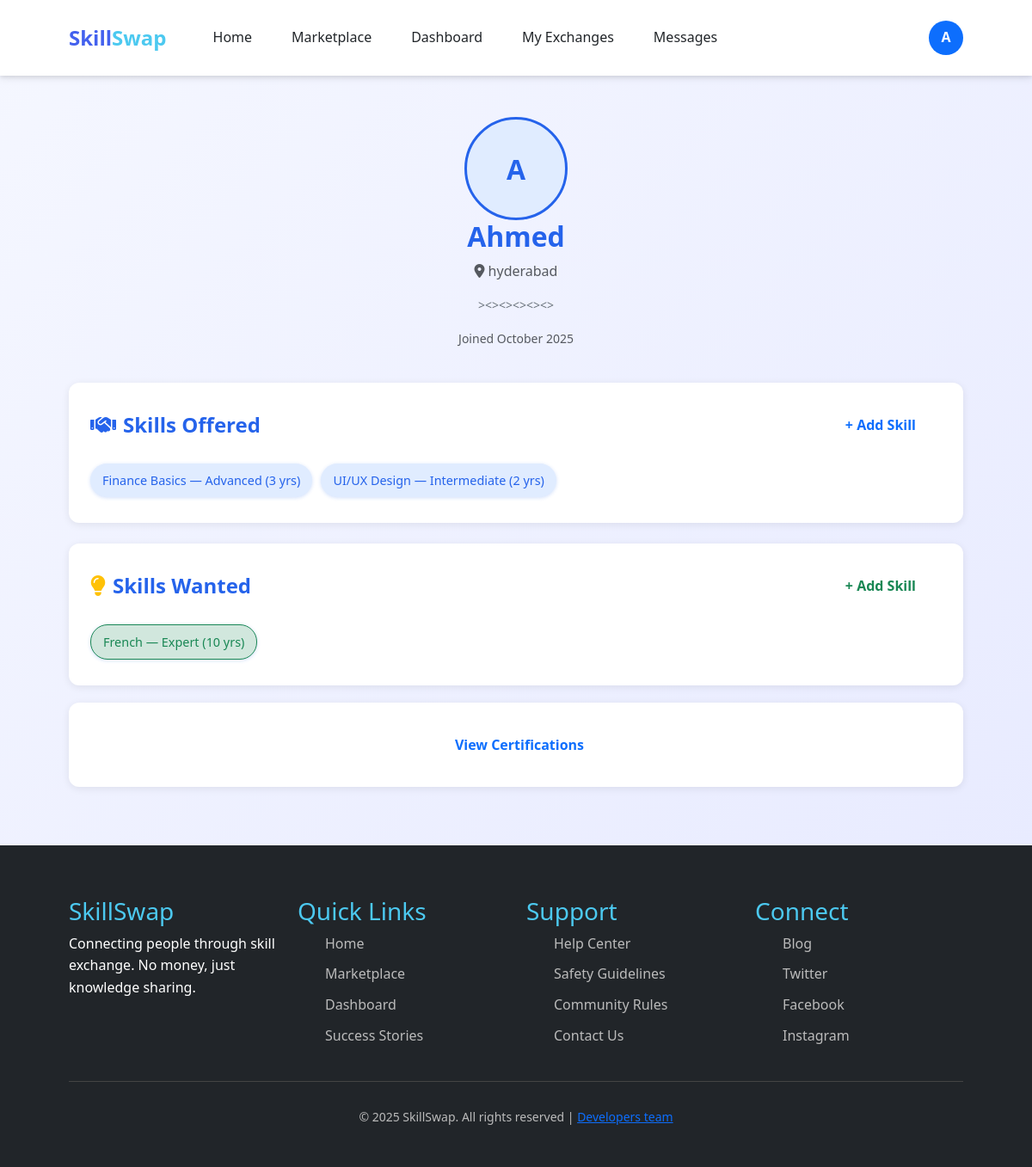
/profile/1/ (signed in), run on the app's committed database.
### main/models.py (models this page shows, shortened)
class UserProfile(models.Model):
    user = models.OneToOneField(User, on_delete=models.CASCADE)
    full_name = models.CharField(max_length=150)
    bio = models.TextField()
    location = models.CharField(max_length=100)
    certifications = models.FileField(
        upload_to="certifications/", blank=True, null=True
    )
    created_at = models.DateTimeField(auto_now_add=True)

class UserSkill(models.Model):
    SKILL_ROLE = (
        ("offer", "Can Offer"),
        ("seek", "Looking For"),
    )
    PROFICIENCY_CHOICES = [
        ("beginner", "Beginner"),
        ("intermediate", "Intermediate"),
        ("advanced", "Advanced"),
        ("expert", "Expert"),
    ]
    user = models.ForeignKey(User, on_delete=models.CASCADE)
    skill = models.ForeignKey(Skill, on_delete=models.CASCADE)
    role = models.CharField(max_length=10, choices=SKILL_ROLE, default="offer")
    proficiency = models.CharField(
        max_length=20, choices=PROFICIENCY_CHOICES, default="beginner"
    )
    experience_years = models.PositiveIntegerField(default=0)
    class Meta:
        unique_together = ("user", "skill", "role")
        indexes = [
            models.Index(fields=["role"]),
            models.Index(fields=["proficiency"]),
            models.Index(fields=["user", "role"]),
        ]

class Skill(models.Model):
    name = models.CharField(max_length=100, unique=True)
    category = models.ForeignKey(
        Category,
        on_delete=models.SET_NULL,
        null=True,
        blank=True,
        related_name="skills",
    )

### main/views.py (the view)
# urls.py: path("profile/<int:user_id>/", views.profile_view, name="profile"),
@login_required
def profile_view(request, user_id):
    user = get_object_or_404(User, id=user_id)
    try:
        profile = UserProfile.objects.select_related("user").get(user=user)
    except UserProfile.DoesNotExist:
        if request.user == user:
            return redirect("create_profile")
        else:
            return render(request, "profile_not_found.html", {"profile_user": user})
    offered_skills = UserSkill.objects.filter(user=user, role="offer").select_related("skill")
    wanted_skills = UserSkill.objects.filter(user=user, role="seek").select_related("skill")
    context = {
        "profile_user": user,
        "profile": profile,
        "offered_skills": offered_skills,
        "wanted_skills": wanted_skills,
    }
    return render(request, "profile.html", context)

### main/templates/profile.html (shortened to what this page needs)
{% extends "base.html" %}
{% load static %}
{% block content %}
<section class="py-5">
    <div class="container">
        <div class="profile-header d-flex flex-column align-items-center mb-4">
            <div class="profile-avatar">
                {% if profile.avatar %}
                    <img src="{{ profile.avatar.url }}" alt="Profile Picture" class="avatar-img">
                {% else %}
                    <div class="avatar-placeholder">
                        {{ profile_user.username|first|upper }}
                    </div>
                {% endif %}
            </div>
            <h2>{{ profile.full_name|default:profile_user.username }}</h2>
            {% if profile.location %}
                <p class="text-muted"><i class="fa-solid fa-location-dot me-1"></i>{{ profile.location }}</p>
            {% endif %}
            {% if profile.bio %}
                <p class="text-secondary small">{{ profile.bio }}</p>
            {% endif %}
            <p class="text-muted small">Joined {{ profile_user.date_joined|date:"F Y" }}</p>
        </div>
        <div class="profile-card skill-section">
            <div class="d-flex justify-content-between align-items-center">
                <h4 class="mb-0">
                    <i class="fa-solid fa-handshake me-2"></i>Skills Offered
                </h4>
                {% if user == profile_user %}
                    <a href="{% url 'manage_skills' %}" class="btn btn-sm btn-outline-primary">
                        + Add Skill
                    </a>
                {% endif %}
            </div>
            <div class="mt-3">
                {% if offered_skills %}
                    {% for skill in offered_skills %}
                        <span class="skill-badge">
                            {{ skill.skill.name }}
                            {% if skill.proficiency %} — {{ skill.proficiency|title }}{% endif %}
                            {% if skill.experience_years %} ({{ skill.experience_years }} yrs){% endif %}
                        </span>
                    {% endfor %}
                {% else %}
                    <p class="text-muted mb-0">No offered skills yet.</p>
                {% endif %}
            </div>
        </div>
        <div class="profile-card skill-section mt-4">
            <div class="d-flex justify-content-between align-items-center">
                <h4 class="mb-0">
                    <i class="fa-solid fa-lightbulb me-2 text-warning"></i>Skills Wanted
                </h4>
                {% if user == profile_user %}
                    <a href="{% url 'manage_skills' %}" class="btn btn-sm btn-outline-success">
                        + Add Skill
                    </a>
                {% endif %}
            </div>
            <div class="mt-3">
                {% if wanted_skills %}
                    {% for skill in wanted_skills %}
                        <span class="skill-badge bg-success-subtle text-success border border-success">
                            {{ skill.skill.name }}
                            {% if skill.proficiency %} — {{ skill.proficiency|title }}{% endif %}
                            {% if skill.experience_years %} ({{ skill.experience_years }} yrs){% endif %}
                        </span>
                    {% endfor %}
                {% else %}
                    <p class="text-muted mb-0">No wanted skills yet.</p>
                {% endif %}
            </div>
        </div>
        {% if profile.certifications %}
            <div class="profile-card text-center">
                <a href="{{ profile.certifications.url }}" class="btn btn-outline-primary" target="_blank">
                    View Certifications
                </a>
            </div>
        {% endif %}
    </div>
</section>
{% endblock %}

### main/templates/base.html (shortened to what this page needs)
{% load static %}
<!DOCTYPE html>
<html lang="en">
<head>
    <link rel="stylesheet" href="https://cdn.jsdelivr.net/npm/bootstrap@5.3.0/dist/css/bootstrap.min.css">
    <link rel="stylesheet" href="https://cdnjs.cloudflare.com/ajax/libs/font-awesome/6.4.0/css/all.min.css">
    <link rel="stylesheet" href="{% static 'css/style.css' %}">
</head>
<body>
    <header>
  <nav class="navbar navbar-expand-lg navbar-light bg-white shadow-sm">
    <div class="container">
      <a class="navbar-brand logo" href="{% url 'marketplace' %}">
        Skill<span>Swap</span>
      </a>
      <div class="collapse navbar-collapse" id="navbarNav">
        <ul class="navbar-nav me-auto nav-links">
          <li class="nav-item">
            <a class="nav-link {% if request.resolver_match.url_name == 'index' %}active{% endif %}" href="{% url 'index' %}">Home</a>
          </li>
          <li class="nav-item">
            <a class="nav-link {% if request.resolver_match.url_name == 'marketplace' %}active{% endif %}" href="{% url 'marketplace' %}">Marketplace</a>
          </li>
          <li class="nav-item">
            <a class="nav-link {% if request.resolver_match.url_name == 'dashboard' %}active{% endif %}" href="{% url 'dashboard' %}">Dashboard</a>
          </li>
          {% if user.is_authenticated %}
          <li class="nav-item">
            <a class="nav-link {% if request.resolver_match.url_name == 'exchanges' %}active{% endif %}" href="{% url 'exchanges' %}">My Exchanges</a>
          </li>
          <li class="nav-item">
            <a class="nav-link {% if request.resolver_match.url_name == 'messages' or request.resolver_match.url_name == 'conversation' %}active{% endif %}" href="{% url 'messages' %}">
              Messages
            </a>
          </li>
          {% endif %}
        </ul>
        <div class="d-flex align-items-center">
          {% if user.is_authenticated %}
            <div class="dropdown">
              <a href="#" class="d-flex align-items-center text-decoration-none dropdown-toggle" id="userDropdown" data-bs-toggle="dropdown" aria-expanded="false">
                <div class="rounded-circle bg-primary text-white d-flex justify-content-center align-items-center" style="width:40px; height:40px; font-weight:600;">
                  {% if user.first_name %}
                    {{ user.first_name|slice:":1"|upper }}
                  {% else %}
                    {{ user.username|slice:":1"|upper }}
                  {% endif %}
                </div>
              </a>
            </div>
          {% else %}
            <a href="{% url 'login' %}" class="btn btn-outline me-2">Log In</a>
            <a href="{% url 'signup' %}" class="btn btn-primary">Register</a>
          {% endif %}
        </div>
      </div>
    </div>
  </nav>
</header>
    <main>
        {% block content %}
        {% endblock content %}
    </main>
    <footer>
        <div class="container">
            <div class="row">
                <div class="col-lg-3 col-md-6 mb-4">
                    <h3>SkillSwap</h3>
                    <p>Connecting people through skill exchange. No money, just knowledge sharing.</p>
                </div>
                <div class="col-lg-3 col-md-6 mb-4">
                    <h3>Quick Links</h3>
                    <ul class="footer-links">
                        <li><a href="{% url 'index' %}">Home</a></li>
                        <li><a href="{% url 'marketplace' %}">Marketplace</a></li>
                        <li><a href="{% url 'dashboard' %}">Dashboard</a></li>
                        <li><a href="#">Success Stories</a></li>
                    </ul>
                </div>
                <div class="col-lg-3 col-md-6 mb-4">
                    <h3>Support</h3>
                    <ul class="footer-links">
                        <li><a href="#">Help Center</a></li>
                        <li><a href="#">Safety Guidelines</a></li>
                        <li><a href="#">Community Rules</a></li>
                        <li><a href="#">Contact Us</a></li>
                    </ul>
                </div>
                <div class="col-lg-3 col-md-6 mb-4">
                    <h3>Connect</h3>
                    <ul class="footer-links">
                        <li><a href="#">Blog</a></li>
                        <li><a href="#">Twitter</a></li>
                        <li><a href="#">Facebook</a></li>
                        <li><a href="#">Instagram</a></li>
                    </ul>
                </div>
            </div>
            <div class="copyright text-center">
                <p>&copy; 2025 SkillSwap. All rights reserved | <a class="secondary-link link-underline-opacity-0" href="{% url "devteam" %}">Developers team</a></p>
            </div>
        </div>
    </footer>
</body>
</html>

### main/static/css/style.css (style rules this page uses)
* { margin: 0; padding: 0; box-sizing: border-box; font-family: 'Segoe UI', Tahoma, Geneva, Verdana, sans-serif; }
:root { --primary: #4361ee; --secondary: #3a0ca3; --accent: #4cc9f0; --magic: #b5179e; --light: #f8f9fa; --dark: #212529; --success: #4bb543; --warning: #ff9e00; --error: #e63946; --gray-light: #e1e5ee; --gray-medium: #6c757d; --gray-dark: #495057; }
body { background: linear-gradient(135deg, #f5f7ff 0%, #e6e9ff 100%); color: var(--dark); line-height: 1.6; min-height: 100vh; display: flex; flex-direction: column; }
.container { width: 90%; max-width: 1200px; margin: 0 auto; padding: 0 20px; }
.btn { display: inline-block; padding: 12px 30px; border-radius: 50px; text-decoration: none; font-weight: 600; transition: all 0.3s ease; cursor: pointer; border: none; font-size: 16px; text-align: center; }
header { background: white; box-shadow: 0 2px 10px rgba(0,0,0,0.1); position: sticky; top: 0; z-index: 1000; }
.navbar { display: flex !important; justify-content: space-between !important; align-items: center !important; padding: 20px 0 !important; }
.logo { display: flex; align-items: center; font-size: 24px; font-weight: 700; color: var(--primary); text-decoration: none; }
.logo span { color: var(--accent); }
.nav-links { display: flex; list-style: none; }
.nav-links li { margin-left: 30px; }
.nav-links a { text-decoration: none; color: var(--dark); font-weight: 500; transition: color 0.3s; }
footer { background: var(--dark); color: white; padding: 60px 0 30px; margin-top: auto; }
.footer-links { list-style: none; }
.footer-links li { margin-bottom: 10px; }
.footer-links a { color: #bbb; text-decoration: none; transition: color 0.3s; }
.copyright { text-align: center; padding-top: 30px; border-top: 1px solid #444; color: #bbb; font-size: 14px; }
.text-center { text-align: center; }
footer>.container>.row>div>h3 { color: #4cc9f0; }

### main/templates/profile.html (style rules this page uses)
body { background-color: #f8fafc; color: #1e293b; }
.profile-header { text-align: center; margin-bottom: 2rem; }
.profile-avatar { width: 120px; height: 120px; border-radius: 50%; overflow: hidden; position: relative; display: flex; align-items: center; justify-content: center; background-color: #e0ecff; border: 3px solid #2563eb; }
.avatar-placeholder { font-size: 2rem; font-weight: 600; color: #2563eb; text-transform: uppercase; display: flex; align-items: center; justify-content: center; width: 100%; height: 100%; }
.profile-header h2 { color: #2563eb; font-weight: 700; }
.profile-card { background: white; border-radius: 12px; box-shadow: 0 2px 10px rgba(0, 0, 0, 0.08); padding: 25px; margin-bottom: 20px; }
.skill-section h4 { color: #2563eb; font-weight: 600; margin-bottom: 15px; }
.skill-badge { display: inline-block; background: #e0ecff; color: #2563eb; border-radius: 20px; padding: 8px 14px; margin: 5px 6px 5px 0; font-size: 0.9rem; box-shadow: 0 1px 4px rgba(37, 99, 235, 0.2); transition: all 0.2s ease; }

### main/templates/base.html (style rules this page uses)
.dropdown-toggle::after { display: none !important; }

### data on the page
UserProfile: full_name "Ahmed", location "hyderabad", bio "><><><><><>"
UserSkill: skill.name "Finance Basics", proficiency "Advanced", experience_years "3"
UserSkill: skill.name "UI/UX Design", proficiency "Intermediate", experience_years "2"
UserSkill: skill.name "French", proficiency "Expert", experience_years "10"

### other printed values
{{ user.username|slice:":1"|upper }} "A"
{{ profile_user.username|first|upper }} "A"
{{ profile_user.date_joined|date:"F Y" }} "October 2025"
